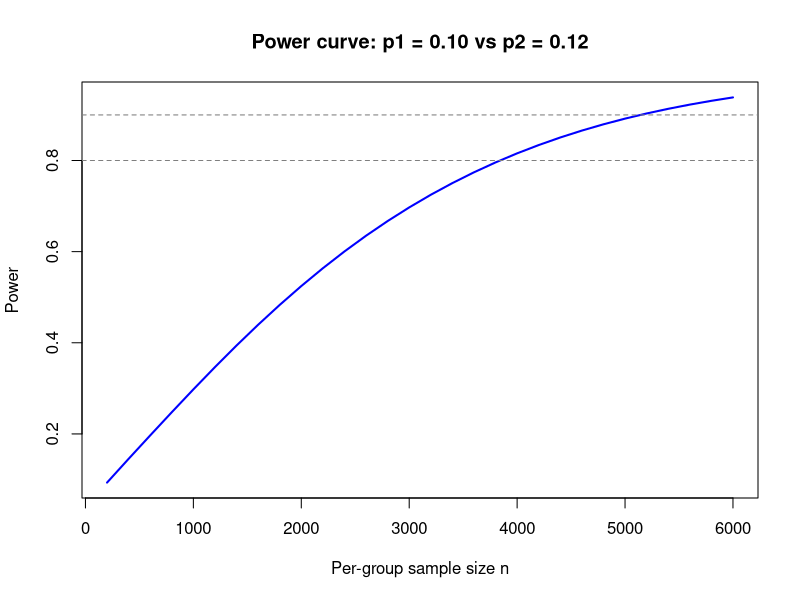

This chart was generated by the following R code:
## ---- chunk 1
(4.5-5.6)-1.96*sqrt(2.1^2/80000+2.5^2/20000) #-1.14
(4.5-5.6)+1.96*sqrt(2.1^2/80000+2.5^2/20000) #-1.06
## ---- chunk 2
pnorm(5,mean=4.5,sd=2.1) #0.594
## ---- chunk 3
qnorm(0.995) #2.58.
## ---- chunk 4
SP.Index = c(-37,26.6,15.1,2.1,16,32.3,13.6,1.4)
Hedge.Funds = c(-23.9,15.9,8.5,-1.9,6.5,11.8,5.6,1.7)
SP.Index = SP.Index/100
Hedge.Funds = Hedge.Funds/100
mean(SP.Index-Hedge.Funds)
sd(SP.Index-Hedge.Funds)
## ---- chunk 5
2*pt(1.6755,df=7,lower.tail = FALSE) #0.1377437
## ---- chunk 6
t.test(SP.Index,Hedge.Funds,paired = TRUE)
## ---- chunk 7
m1 = mean(SP.Index)
s1 = sd(SP.Index)
m2 = mean(Hedge.Funds)
s2 = sd(Hedge.Funds)
N = 1000 
cum1 = NULL # cumulative return of SP.Index
cum2 = NULL # cumulative return of Hedge.Funds
set.seed(410)
for (i in 1:N)
{ 
  # simulate returns in 2016 and 2017
  return1 = c(0.657, rnorm(n=2, mean = m1, sd = s1)) 
  # compute the cumulative return
  cum1 = c(cum1, prod(1+return1)) 
  
  return2 = c(0.219, rnorm(n=2, mean = m2, sd = s2))
  cum2 = c(cum2, prod(1+return2))
}

# compute the prob. of Buffett winning
mean(cum1>cum2) #0.874
## ---- chunk 8
sqrt(1 + (200 - 1) * 0.15)
## ---- chunk 9
p1 <- 0.10; p2 <- 0.12
n_seq <- seq(200, 6000, by = 200)
power_seq <- sapply(n_seq, function(n) power.prop.test(n, p1, p2)$power)
plot(n_seq, power_seq, type = "l", lwd = 2, col = "blue",
     xlab = "Per-group sample size n", ylab = "Power",
     main = "Power curve: p1 = 0.10 vs p2 = 0.12")
abline(h = c(0.8, 0.9), lty = 2, col = "gray50")
## ---- chunk 10
n80 <- power.prop.test(p1 = p1, p2 = p2, power = 0.80)$n
n90 <- power.prop.test(p1 = p1, p2 = p2, power = 0.90)$n
ceiling(c(n80 = n80, n90 = n90))
## ---- chunk 11
set.seed(42)
n_mc <- ceiling(n80)
reject <- replicate(5000, {
  x1 <- rbinom(1, n_mc, p1); x2 <- rbinom(1, n_mc, p2)
  prop.test(c(x1, x2), c(n_mc, n_mc))$p.value < 0.05
})
mean(reject)
## ---- chunk 12
n_half <- power.prop.test(p1 = p1, p2 = 0.11, power = 0.80)$n
n_alpha01 <- power.prop.test(p1 = p1, p2 = p2, power = 0.80, sig.level = 0.01)$n
ceiling(c(n_full_effect = n80, n_half_effect = n_half, n_alpha_0.01 = n_alpha01))
## ---- chunk 13
set.seed(2024)
alpha <- 0.05

m_seq <- c(1, 5, 10, 20, 50, 100)
fwer_uncorrected <- sapply(m_seq, function(m)
  mean(replicate(2000, any(runif(m) < alpha))))
names(fwer_uncorrected) <- m_seq

fwer_theory <- 1 - (1 - alpha)^m_seq
names(fwer_theory) <- m_seq

rbind(simulated = round(fwer_uncorrected, 3),
      theoretical = round(fwer_theory, 3))
## ---- chunk 14
m <- 50; n_null <- 40; n_alt <- 10; mu_alt <- 1.5; n_rep <- 5000
is_null <- c(rep(TRUE, n_null), rep(FALSE, n_alt))

evaluate <- function(reject) c(
  fwer  = any(reject & is_null),
  fdp   = ifelse(sum(reject) == 0, 0, sum(reject & is_null) / sum(reject)),
  power = sum(reject & !is_null) / n_alt)

out <- replicate(n_rep, {
  z <- c(rnorm(n_null), rnorm(n_alt, mean = mu_alt))
  p <- 2 * pnorm(-abs(z))
  rbind(naive = evaluate(p < alpha),
        bonferroni = evaluate(p < alpha / m),
        bh = evaluate(p.adjust(p, method = "BH") < alpha))
})

round(apply(out, c(1, 2), mean), 3)
round(n_null / m * alpha, 3)  # BH's theoretical FDR bound, T0/m * alpha
## ---- chunk 15
set.seed(20)
n_clusters <- 8; m <- 40                          # 8 clusters, 40 sessions each
CDN <- rep(c("standard", "enhanced"), each = 4)    # whole-plot factor (cluster level)
sigma_c <- sqrt(0.15); sigma_e <- sqrt(0.85)       # ICC = 0.15
cluster_re <- rnorm(n_clusters, 0, sigma_c)        # whole-plot random effect

d <- do.call(rbind, lapply(1:n_clusters, function(j) {
  algo <- rep(c("algo1", "algo2"), each = m / 2)   # subplot factor (session level)
  y <- 30 + 0.5 * (algo == "algo2") +              # true algorithm lift, no CDN effect
       cluster_re[j] + rnorm(m, 0, sigma_e)
  data.frame(cluster = factor(j), CDN = CDN[j], algo = algo, y = y)
}))
d$CDN  <- factor(d$CDN,  levels = c("standard", "enhanced"))
d$algo <- factor(d$algo, levels = c("algo1", "algo2"))

summary(aov(y ~ CDN * algo + Error(cluster), data = d))
## ---- chunk 16
summary(aov(y ~ CDN * algo, data = d))
